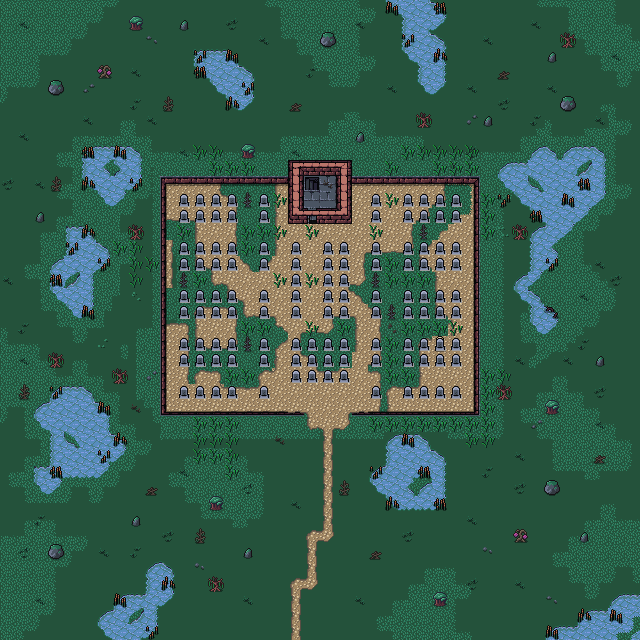

A level layout from a 2D game, rendered from its tile map. Below: a short description, then the map file with tile-grid data replaced by summaries:
An orthogonal 40x40 tile map with 16x16 px tiles, 6 tile layers (Background, Ground, Foreground, AboveSprites, ...), 3 tilesets and 35 objects.

<map version="1.10" tiledversion="1.10.1" orientation="orthogonal" renderorder="right-down" width="40" height="40" tilewidth="16" tileheight="16" infinite="0" nextlayerid="10" nextobjectid="87">
 <editorsettings>
  <export target="wastetown..tmx" format="tmx" />
 </editorsettings>
 <tileset firstgid="1" source="../../tileset/main.tsx" />
 <tileset firstgid="10113" source="../../tileset/buildings.tsx" />
 <tileset firstgid="11905" source="../../tileset/main-nocollide.tsx" />
 <layer id="1" name="Background" width="40" height="40">
  <data>[1600 cells, 1599 non-empty, 31 distinct tile ids]</data>
 </layer>
 <layer id="2" name="Ground" width="40" height="40">
  <data>[1600 cells, 800 non-empty, 67 distinct tile ids]</data>
 </layer>
 <layer id="7" name="Foreground" width="40" height="40">
  <data>[1600 cells, 78 non-empty, 14 distinct tile ids]</data>
 </layer>
 <layer id="8" name="AboveSprites" width="40" height="40">
  <data>[1600 cells, 143 non-empty, 36 distinct tile ids]</data>
 </layer>
 <layer id="3" name="Clutter" width="40" height="40">
  <data>[1600 cells, 453 non-empty, 87 distinct tile ids]</data>
 </layer>
 <layer id="9" name="Clutter Above" width="40" height="40">
  <properties>
   <property name="spriteLayer" type="bool" value="true" />
  </properties>
  <data>[1600 cells, 201 non-empty, 5 distinct tile ids]</data>
 </layer>
 <objectgroup id="4" name="Objects">
  <object id="38" template="../../obj/entry_up.tx" x="272" y="639" width="48" height="16" />
  <object id="49" template="../../obj/entry_down.tx" x="305.5" y="192">
   <properties>
    <property name="teleport" value="../common/maps/map/graveyard_crypt/crypt_5.tmx" />
   </properties>
  </object>
  <object id="52" template="../../obj/enemy.tx" x="176" y="170.333">
   <properties>
    <property name="enemy" value="Ghost" />
   </properties>
  </object>
  <object id="54" template="../../obj/gold.tx" x="165" y="207" />
  <object id="55" template="../../obj/gold.tx" x="322" y="192" />
  <object id="56" template="../../obj/gold.tx" x="458.5" y="385.5" />
  <object id="57" template="../../obj/gold.tx" x="167" y="384.5" />
  <object id="58" template="../../obj/enemy.tx" x="209" y="288" visible="1">
   <properties>
    <property name="enemy" value="Zombie" />
    <property name="hidden" type="bool" value="true" />
    <property name="pursueRange" type="float" value="60" />
    <property name="threatRange" type="float" value="30" />
   </properties>
  </object>
  <object id="59" template="../../obj/enemy.tx" x="399" y="240.5" visible="1">
   <properties>
    <property name="enemy" value="Zombie" />
    <property name="hidden" type="bool" value="true" />
    <property name="pursueRange" type="float" value="60" />
    <property name="threatRange" type="float" value="30" />
   </properties>
  </object>
  <object id="60" template="../../obj/enemy.tx" x="431" y="336.5" visible="1">
   <properties>
    <property name="enemy" value="Zombie" />
    <property name="hidden" type="bool" value="true" />
    <property name="pursueRange" type="float" value="60" />
    <property name="threatRange" type="float" value="30" />
   </properties>
  </object>
  <object id="61" template="../../obj/enemy.tx" x="304.5" y="289.5" visible="1">
   <properties>
    <property name="enemy" value="Skeleton Soldier" />
    <property name="hidden" type="bool" value="true" />
    <property name="pursueRange" type="float" value="60" />
    <property name="threatRange" type="float" value="30" />
   </properties>
  </object>
  <object id="62" template="../../obj/enemy.tx" x="177" y="240.5" visible="1">
   <properties>
    <property name="enemy" value="Zombie" />
    <property name="hidden" type="bool" value="true" />
    <property name="pursueRange" type="float" value="60" />
    <property name="threatRange" type="float" value="30" />
   </properties>
  </object>
  <object id="63" template="../../obj/enemy.tx" x="272.5" y="204.5" visible="1">
   <properties>
    <property name="enemy" value="Skeleton Soldier" />
    <property name="hidden" type="bool" value="true" />
    <property name="pursueRange" type="float" value="60" />
    <property name="threatRange" type="float" value="30" />
   </properties>
  </object>
  <object id="64" template="../../obj/enemy.tx" x="197.5" y="336" visible="1">
   <properties>
    <property name="enemy" value="Skeleton Soldier" />
    <property name="hidden" type="bool" value="true" />
    <property name="pursueRange" type="float" value="60" />
    <property name="threatRange" type="float" value="30" />
   </properties>
  </object>
  <object id="65" template="../../obj/enemy.tx" x="238" y="383.5" visible="1">
   <properties>
    <property name="enemy" value="Zombie" />
    <property name="hidden" type="bool" value="true" />
    <property name="pursueRange" type="float" value="60" />
    <property name="threatRange" type="float" value="30" />
   </properties>
  </object>
  <object id="66" template="../../obj/enemy.tx" x="272.5" y="311" visible="1">
   <properties>
    <property name="enemy" value="Zombie" />
    <property name="hidden" type="bool" value="true" />
    <property name="pursueRange" type="float" value="60" />
    <property name="threatRange" type="float" value="30" />
   </properties>
  </object>
  <object id="67" template="../../obj/enemy.tx" x="353" y="368.5" visible="1">
   <properties>
    <property name="enemy" value="Skeleton Soldier" />
    <property name="hidden" type="bool" value="true" />
    <property name="pursueRange" type="float" value="60" />
    <property name="threatRange" type="float" value="30" />
   </properties>
  </object>
  <object id="68" template="../../obj/enemy.tx" x="385.5" y="286" visible="1">
   <properties>
    <property name="enemy" value="Skeleton Soldier" />
    <property name="hidden" type="bool" value="true" />
    <property name="pursueRange" type="float" value="60" />
    <property name="threatRange" type="float" value="30" />
   </properties>
  </object>
  <object id="69" template="../../obj/collision.tx" x="-1.98" y="641" width="644.96" height="16" />
  <object id="71" template="../../obj/collision.tx" x="-14.98" y="-16.5" width="644.96" height="16" />
  <object id="72" template="../../obj/collision.tx" x="-16.5" y="-12.472" width="16" height="666.944" />
  <object id="73" template="../../obj/collision.tx" x="640" y="-10.472" width="16" height="667.944" />
  <object id="74" template="../../obj/enemy.tx" x="135" y="66">
   <properties>
    <property name="enemy" value="Wraith" />
    <property name="threatRange" type="int" value="30" />
    <property name="waypoints" value="84,83" />
   </properties>
  </object>
  <object id="75" template="../../obj/manashards.tx" x="32.5" y="385.5" />
  <object id="76" template="../../obj/manashards.tx" x="623" y="16.5" />
  <object id="77" template="../../obj/manashards.tx" x="383.5" y="209" />
  <object id="78" template="../../obj/gold.tx" x="36" y="24" />
  <object id="79" template="../../obj/enemy.tx" x="589.5" y="224.5">
   <properties>
    <property name="enemy" value="Wraith" />
    <property name="threatRange" type="int" value="30" />
    <property name="waypoints" value="81,83" />
   </properties>
  </object>
  <object id="80" template="../../obj/enemy.tx" x="13" y="256.5">
   <properties>
    <property name="enemy" value="Wraith" />
    <property name="threatRange" type="int" value="30" />
    <property name="waypoints" value="85,84" />
   </properties>
  </object>
  <object id="81" template="../../obj/waypoint.tx" x="578.5" y="518.5" />
  <object id="82" template="../../obj/waypoint.tx" x="562.5" y="304.5" />
  <object id="83" template="../../obj/waypoint.tx" x="506.5" y="58" />
  <object id="84" template="../../obj/waypoint.tx" x="60.5" y="16.5" />
  <object id="85" template="../../obj/waypoint.tx" x="13.5" y="603" />
  </objectgroup>
</map>
<!-- 1 of 35 objects omitted -->
